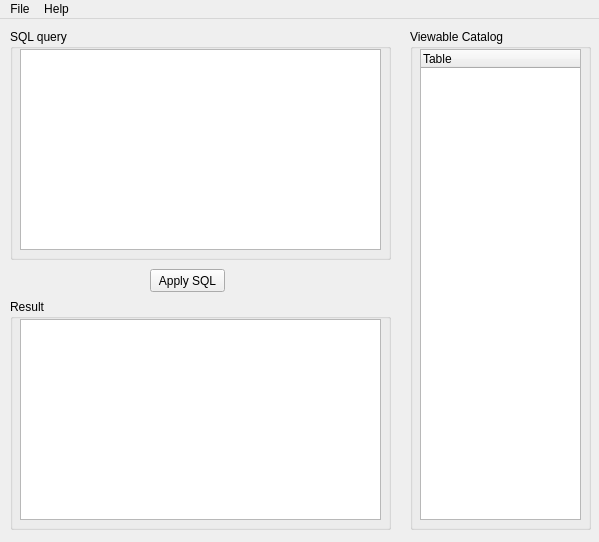
<?xml version="1.0" encoding="UTF-8"?>
<ui version="4.0">
 <class>MainWindow</class>
 <widget class="QMainWindow" name="MainWindow">
  <property name="geometry">
   <rect>
    <x>0</x>
    <y>0</y>
    <width>599</width>
    <height>542</height>
   </rect>
  </property>
  <property name="windowTitle">
   <string>MiniSQL</string>
  </property>
  <widget class="QWidget" name="centralWidget">
   <widget class="QGroupBox" name="groupBox">
    <property name="geometry">
     <rect>
      <x>10</x>
      <y>10</y>
      <width>381</width>
      <height>231</height>
     </rect>
    </property>
    <property name="title">
     <string>SQL query</string>
    </property>
    <widget class="QTextEdit" name="textEdit">
     <property name="geometry">
      <rect>
       <x>10</x>
       <y>20</y>
       <width>361</width>
       <height>201</height>
      </rect>
     </property>
    </widget>
   </widget>
   <widget class="QPushButton" name="pushButton">
    <property name="geometry">
     <rect>
      <x>150</x>
      <y>250</y>
      <width>75</width>
      <height>23</height>
     </rect>
    </property>
    <property name="text">
     <string>Apply SQL</string>
    </property>
   </widget>
   <widget class="QGroupBox" name="groupBox_2">
    <property name="enabled">
     <bool>true</bool>
    </property>
    <property name="geometry">
     <rect>
      <x>10</x>
      <y>280</y>
      <width>381</width>
      <height>231</height>
     </rect>
    </property>
    <property name="title">
     <string>Result</string>
    </property>
    <widget class="QTextBrowser" name="textBrowser">
     <property name="geometry">
      <rect>
       <x>10</x>
       <y>20</y>
       <width>361</width>
       <height>201</height>
      </rect>
     </property>
    </widget>
   </widget>
   <widget class="QGroupBox" name="groupBox_3">
    <property name="geometry">
     <rect>
      <x>410</x>
      <y>10</y>
      <width>181</width>
      <height>501</height>
     </rect>
    </property>
    <property name="title">
     <string>Viewable Catalog</string>
    </property>
    <widget class="QTreeWidget" name="treeWidget">
     <property name="geometry">
      <rect>
       <x>10</x>
       <y>20</y>
       <width>161</width>
       <height>471</height>
      </rect>
     </property>
     <property name="minimumSize">
      <size>
       <width>50</width>
       <height>0</height>
      </size>
     </property>
     <column>
      <property name="text">
       <string>Table</string>
      </property>
     </column>
    </widget>
   </widget>
  </widget>
  <widget class="QMenuBar" name="menuBar">
   <property name="geometry">
    <rect>
     <x>0</x>
     <y>0</y>
     <width>599</width>
     <height>23</height>
    </rect>
   </property>
   <widget class="QMenu" name="menuFile">
    <property name="title">
     <string>File</string>
    </property>
    <addaction name="actionOpen_SQL_file"/>
    <addaction name="separator"/>
    <addaction name="actionExit"/>
   </widget>
   <widget class="QMenu" name="menuHelp">
    <property name="title">
     <string>Help</string>
    </property>
    <addaction name="actionOpen_Manual"/>
    <addaction name="actionAbout_miniSQL"/>
   </widget>
   <addaction name="menuFile"/>
   <addaction name="menuHelp"/>
  </widget>
  <action name="actionOpen_SQL_file">
   <property name="text">
    <string>Open SQL file</string>
   </property>
  </action>
  <action name="actionSave_file">
   <property name="text">
    <string>Save file</string>
   </property>
  </action>
  <action name="actionExit">
   <property name="text">
    <string>Exit</string>
   </property>
  </action>
  <action name="actionOpen_Manual">
   <property name="text">
    <string>Open Manual</string>
   </property>
  </action>
  <action name="actionAbout_miniSQL">
   <property name="text">
    <string>About miniSQL</string>
   </property>
  </action>
 </widget>
 <layoutdefault spacing="6" margin="11"/>
 <resources/>
 <connections>
  <connection>
   <sender>pushButton</sender>
   <signal>clicked()</signal>
   <receiver>MainWindow</receiver>
   <slot>Apply_SQL()</slot>
   <hints>
    <hint type="sourcelabel">
     <x>197</x>
     <y>284</y>
    </hint>
    <hint type="destinationlabel">
     <x>199</x>
     <y>204</y>
    </hint>
   </hints>
  </connection>
  <connection>
   <sender>actionOpen_SQL_file</sender>
   <signal>triggered()</signal>
   <receiver>MainWindow</receiver>
   <slot>openFile()</slot>
   <hints>
    <hint type="sourcelabel">
     <x>-1</x>
     <y>-1</y>
    </hint>
    <hint type="destinationlabel">
     <x>199</x>
     <y>204</y>
    </hint>
   </hints>
  </connection>
  <connection>
   <sender>actionExit</sender>
   <signal>triggered()</signal>
   <receiver>MainWindow</receiver>
   <slot>close()</slot>
   <hints>
    <hint type="sourcelabel">
     <x>-1</x>
     <y>-1</y>
    </hint>
    <hint type="destinationlabel">
     <x>199</x>
     <y>204</y>
    </hint>
   </hints>
  </connection>
  <connection>
   <sender>actionExit</sender>
   <signal>triggered()</signal>
   <receiver>MainWindow</receiver>
   <slot>Quit()</slot>
   <hints>
    <hint type="sourcelabel">
     <x>-1</x>
     <y>-1</y>
    </hint>
    <hint type="destinationlabel">
     <x>199</x>
     <y>270</y>
    </hint>
   </hints>
  </connection>
 </connections>
 <slots>
  <slot>Apply_SQL()</slot>
  <slot>openFile()</slot>
  <slot>Quit()</slot>
 </slots>
</ui>
